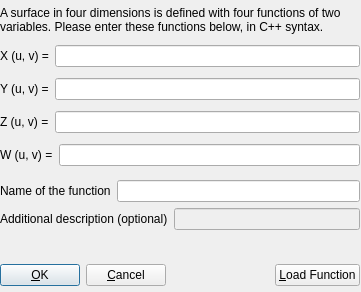
<ui version="4.0" >
 <author></author>
 <comment></comment>
 <exportmacro></exportmacro>
 <class>SurfaceDialog</class>
 <widget class="QDialog" name="SurfaceDialog" >
  <property name="geometry" >
   <rect>
    <x>0</x>
    <y>0</y>
    <width>361</width>
    <height>292</height>
   </rect>
  </property>
  <property name="windowTitle" >
   <string>Enter a definition for the surface</string>
  </property>
  <widget class="QLabel" name="IntroLabel" >
   <property name="geometry" >
    <rect>
     <x>0</x>
     <y>0</y>
     <width>368</width>
     <height>40</height>
    </rect>
   </property>
   <property name="text" >
    <string>A surface in four dimensions is defined with four functions of two
variables. Please enter these functions below, in C++ syntax.</string>
   </property>
  </widget>
  <widget class="QWidget" name="FunctionsLayout" >
   <property name="geometry" >
    <rect>
     <x>0</x>
     <y>40</y>
     <width>360</width>
     <height>132</height>
    </rect>
   </property>
   <layout class="QVBoxLayout" >
    <property name="margin" >
     <number>0</number>
    </property>
    <property name="spacing" >
     <number>6</number>
    </property>
    <item>
     <layout class="QHBoxLayout" >
      <property name="margin" >
       <number>0</number>
      </property>
      <property name="spacing" >
       <number>6</number>
      </property>
      <item>
       <widget class="QLabel" name="XLabel" >
        <property name="text" >
         <string>X (u, v) =</string>
        </property>
       </widget>
      </item>
      <item>
       <widget class="QLineEdit" name="XEdit" />
      </item>
     </layout>
    </item>
    <item>
     <layout class="QHBoxLayout" >
      <property name="margin" >
       <number>0</number>
      </property>
      <property name="spacing" >
       <number>6</number>
      </property>
      <item>
       <widget class="QLabel" name="YLabel" >
        <property name="text" >
         <string>Y (u, v) =</string>
        </property>
       </widget>
      </item>
      <item>
       <widget class="QLineEdit" name="YEdit" />
      </item>
     </layout>
    </item>
    <item>
     <layout class="QHBoxLayout" >
      <property name="margin" >
       <number>0</number>
      </property>
      <property name="spacing" >
       <number>6</number>
      </property>
      <item>
       <widget class="QLabel" name="ZLabel" >
        <property name="text" >
         <string>Z (u, v) =</string>
        </property>
       </widget>
      </item>
      <item>
       <widget class="QLineEdit" name="ZEdit" />
      </item>
     </layout>
    </item>
    <item>
     <layout class="QHBoxLayout" >
      <property name="margin" >
       <number>0</number>
      </property>
      <property name="spacing" >
       <number>6</number>
      </property>
      <item>
       <widget class="QLabel" name="WLabel" >
        <property name="text" >
         <string>W (u, v) =</string>
        </property>
       </widget>
      </item>
      <item>
       <widget class="QLineEdit" name="WEdit" />
      </item>
     </layout>
    </item>
   </layout>
  </widget>
  <widget class="QWidget" name="Layout29" >
   <property name="geometry" >
    <rect>
     <x>0</x>
     <y>180</y>
     <width>360</width>
     <height>71</height>
    </rect>
   </property>
   <layout class="QVBoxLayout" >
    <property name="margin" >
     <number>0</number>
    </property>
    <property name="spacing" >
     <number>6</number>
    </property>
    <item>
     <layout class="QHBoxLayout" >
      <property name="margin" >
       <number>0</number>
      </property>
      <property name="spacing" >
       <number>6</number>
      </property>
      <item>
       <widget class="QLabel" name="NameLabel" >
        <property name="text" >
         <string>Name of the function</string>
        </property>
       </widget>
      </item>
      <item>
       <widget class="QLineEdit" name="NameEdit" />
      </item>
     </layout>
    </item>
    <item>
     <layout class="QHBoxLayout" >
      <property name="margin" >
       <number>0</number>
      </property>
      <property name="spacing" >
       <number>6</number>
      </property>
      <item>
       <widget class="QLabel" name="DescLabel" >
        <property name="text" >
         <string>Additional description (optional)</string>
        </property>
       </widget>
      </item>
      <item>
       <widget class="QLineEdit" name="LineEdit12" >
        <property name="enabled" >
         <bool>false</bool>
        </property>
       </widget>
      </item>
     </layout>
    </item>
    <item>
     <spacer>
      <property name="orientation" >
       <enum>Qt::Vertical</enum>
      </property>
      <property name="sizeType" >
       <enum>QSizePolicy::Expanding</enum>
      </property>
      <property name="sizeHint" >
       <size>
        <width>20</width>
        <height>20</height>
       </size>
      </property>
     </spacer>
    </item>
   </layout>
  </widget>
  <widget class="QWidget" name="BtnsLayout" >
   <property name="geometry" >
    <rect>
     <x>0</x>
     <y>260</y>
     <width>360</width>
     <height>30</height>
    </rect>
   </property>
   <layout class="QHBoxLayout" >
    <property name="margin" >
     <number>0</number>
    </property>
    <property name="spacing" >
     <number>6</number>
    </property>
    <item>
     <widget class="QPushButton" name="OKButton" >
      <property name="text" >
       <string>&amp;OK</string>
      </property>
     </widget>
    </item>
    <item>
     <widget class="QPushButton" name="CancelButton" >
      <property name="text" >
       <string>&amp;Cancel</string>
      </property>
     </widget>
    </item>
    <item>
     <spacer>
      <property name="orientation" >
       <enum>Qt::Horizontal</enum>
      </property>
      <property name="sizeType" >
       <enum>QSizePolicy::Expanding</enum>
      </property>
      <property name="sizeHint" >
       <size>
        <width>20</width>
        <height>20</height>
       </size>
      </property>
     </spacer>
    </item>
    <item>
     <widget class="QPushButton" name="LoadButton" >
      <property name="enabled" >
       <bool>true</bool>
      </property>
      <property name="text" >
       <string>&amp;Load Function</string>
      </property>
     </widget>
    </item>
   </layout>
  </widget>
 </widget>
 <layoutdefault spacing="6" margin="11" />
 <pixmapfunction>qPixmapFromMimeSource</pixmapfunction>
 <resources/>
 <connections>
  <connection>
   <sender>CancelButton</sender>
   <signal>clicked()</signal>
   <receiver>SurfaceDialog</receiver>
   <slot>close()</slot>
   <hints>
    <hint type="sourcelabel" >
     <x>20</x>
     <y>20</y>
    </hint>
    <hint type="destinationlabel" >
     <x>20</x>
     <y>20</y>
    </hint>
   </hints>
  </connection>
 </connections>
</ui>
